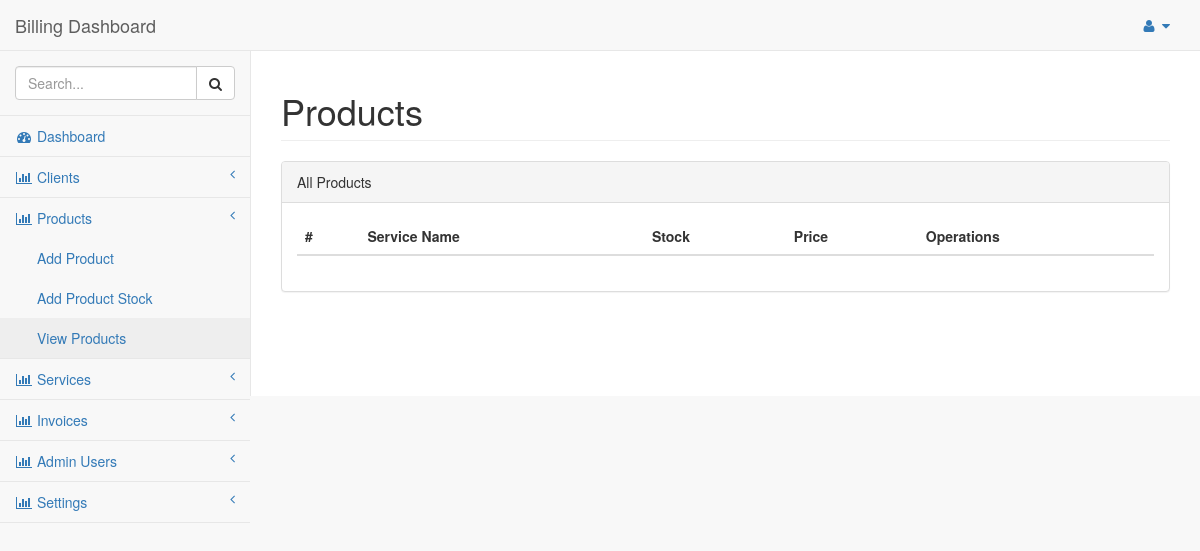
/view-products.php, run on an earlier commit of the app's database.
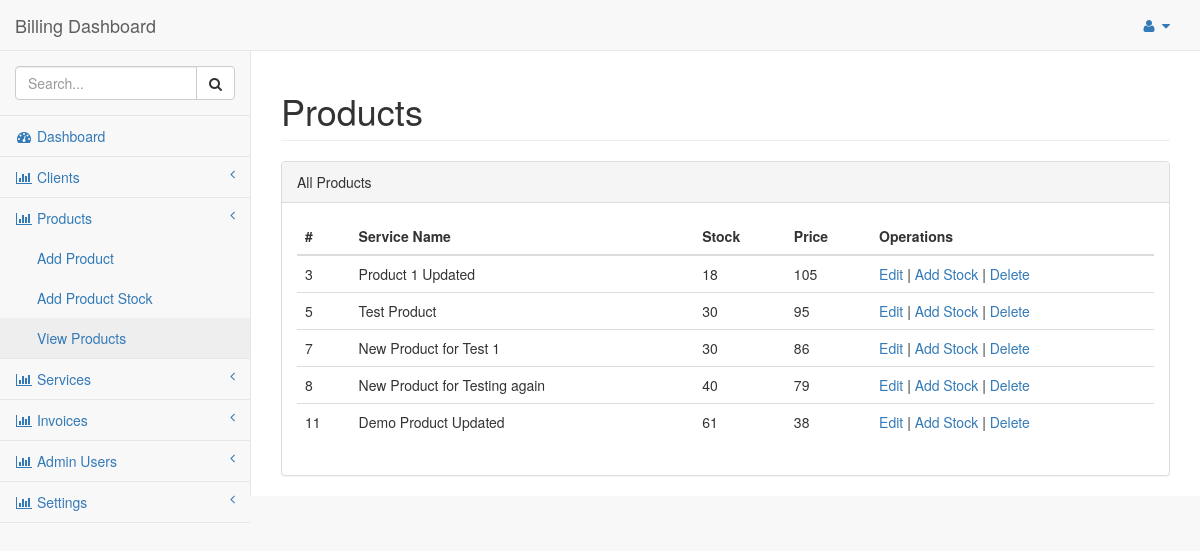
And on a later commit of the database.
### tables this page shows
CREATE TABLE `items` (
  `id` int(11) NOT NULL,
  `name` varchar(255) NOT NULL,
  `description` varchar(255) NOT NULL,
  `type` varchar(255) NOT NULL,
  `price` varchar(255) NOT NULL,
  `stock` varchar(255) NOT NULL DEFAULT '0',
  `created` datetime NOT NULL DEFAULT current_timestamp(),
  `updated` datetime NOT NULL DEFAULT current_timestamp()
);

### view-products.php (the view)
<?php
    include('includes/header.php');
    include('includes/navigation.php');
    require_once('includes/connect.php');
    $sql = "SELECT * FROM items WHERE type='product'";
    $result = $db->query($sql);
    $res = $result->fetchAll(PDO::FETCH_ASSOC);
?>
<div id="page-wrapper" style="min-height: 345px;">
    <div class="row">
        <div class="col-lg-12">
            <h1 class="page-header">Products</h1>
        </div>
    </div>
    <div class="row">
        <div class="col-lg-12">
            <div class="panel panel-default">
                <div class="panel-heading">
                    All Products
                </div>
                <div class="panel-body">
                    <div class="table-responsive">
                        <table class="table table-hover">
                            <thead>
                                <tr>
                                    <th>#</th>
                                    <th>Service Name</th>
                                    <th>Stock</th>
                                    <th>Price</th>
                                    <th>Operations</th>
                                </tr>
                            </thead>
                            <tbody>
                                <?php foreach ($res as $product) { ?>
                                <tr>
                                    <td><?php echo $product['id']; ?></td>
                                    <td><?php echo $product['name']; ?></td>
                                    <td><?php echo $product['stock']; ?></td>
                                    <td><?php echo $product['price']; ?></td>
                                    <td><a href="update-product.php?id=<?php echo $product['id']; ?>">Edit</a> | <a href="add-product-stock.php?id=<?php echo $product['id']; ?>">Add Stock</a> | <a href="delete-item.php?id=<?php echo $product['id']; ?>">Delete</a></td>
                                </tr>
                                <?php } ?>
                            </tbody>
                        </table>
                    </div>
                </div>
            </div>
    </div>
</div>
<?php include('includes/footer.php'); ?>

What changed in the data, as far as the page shows it:
added items: id "3", name "Product 1 Updated", stock "18", price "105"
added items: id "5", name "Test Product", stock "30", price "95"
added items: id "7", name "New Product for Test 1", stock "30", price "86"
added items: id "8", name "New Product for Testing again", stock "40", price "79"
added items: id "11", name "Demo Product Updated", stock "61", price "38"
